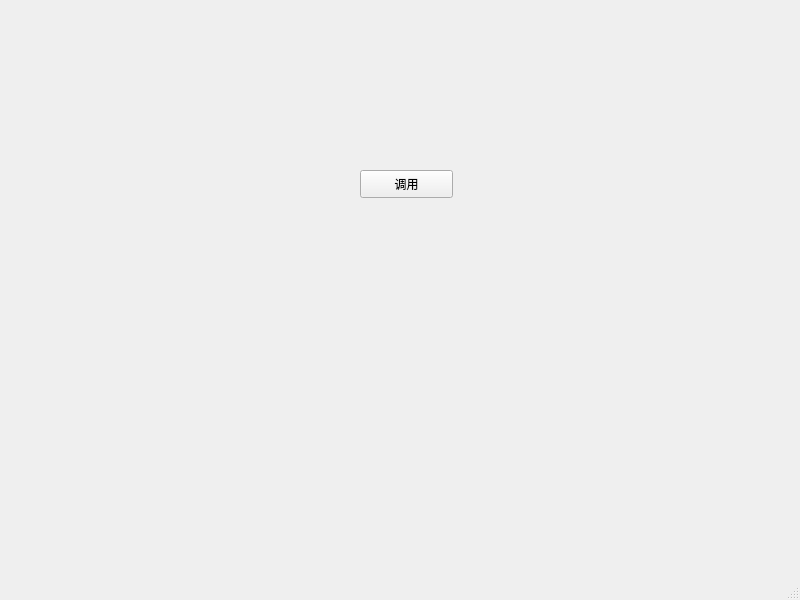
<?xml version="1.0" encoding="UTF-8"?>
<ui version="4.0">
 <class>main1</class>
 <widget class="QMainWindow" name="main1">
  <property name="geometry">
   <rect>
    <x>0</x>
    <y>0</y>
    <width>800</width>
    <height>600</height>
   </rect>
  </property>
  <property name="windowTitle">
   <string>main1</string>
  </property>
  <widget class="QWidget" name="centralwidget">
   <widget class="QPushButton" name="pushButton">
    <property name="geometry">
     <rect>
      <x>360</x>
      <y>170</y>
      <width>93</width>
      <height>28</height>
     </rect>
    </property>
    <property name="text">
     <string>调用</string>
    </property>
   </widget>
  </widget>
  <widget class="QMenuBar" name="menubar">
   <property name="geometry">
    <rect>
     <x>0</x>
     <y>0</y>
     <width>800</width>
     <height>25</height>
    </rect>
   </property>
  </widget>
  <widget class="QStatusBar" name="statusbar"/>
 </widget>
 <resources/>
 <connections/>
</ui>
